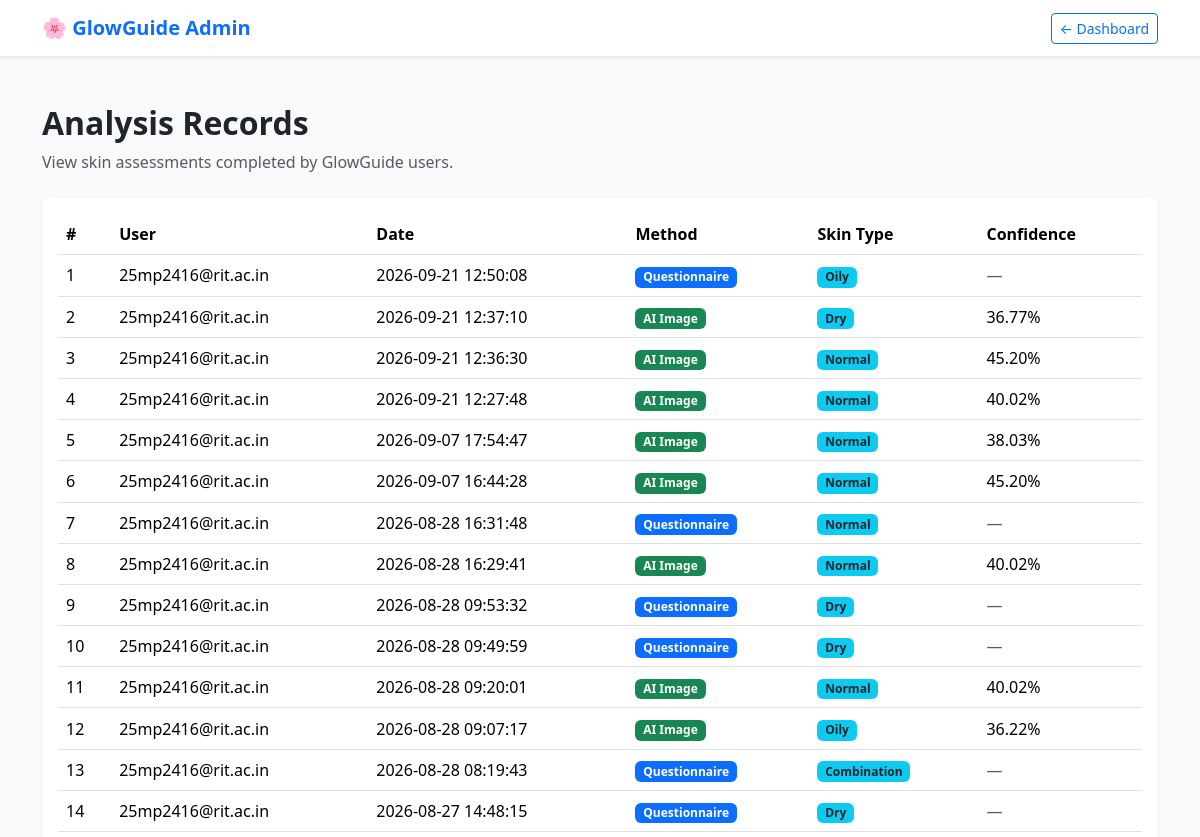
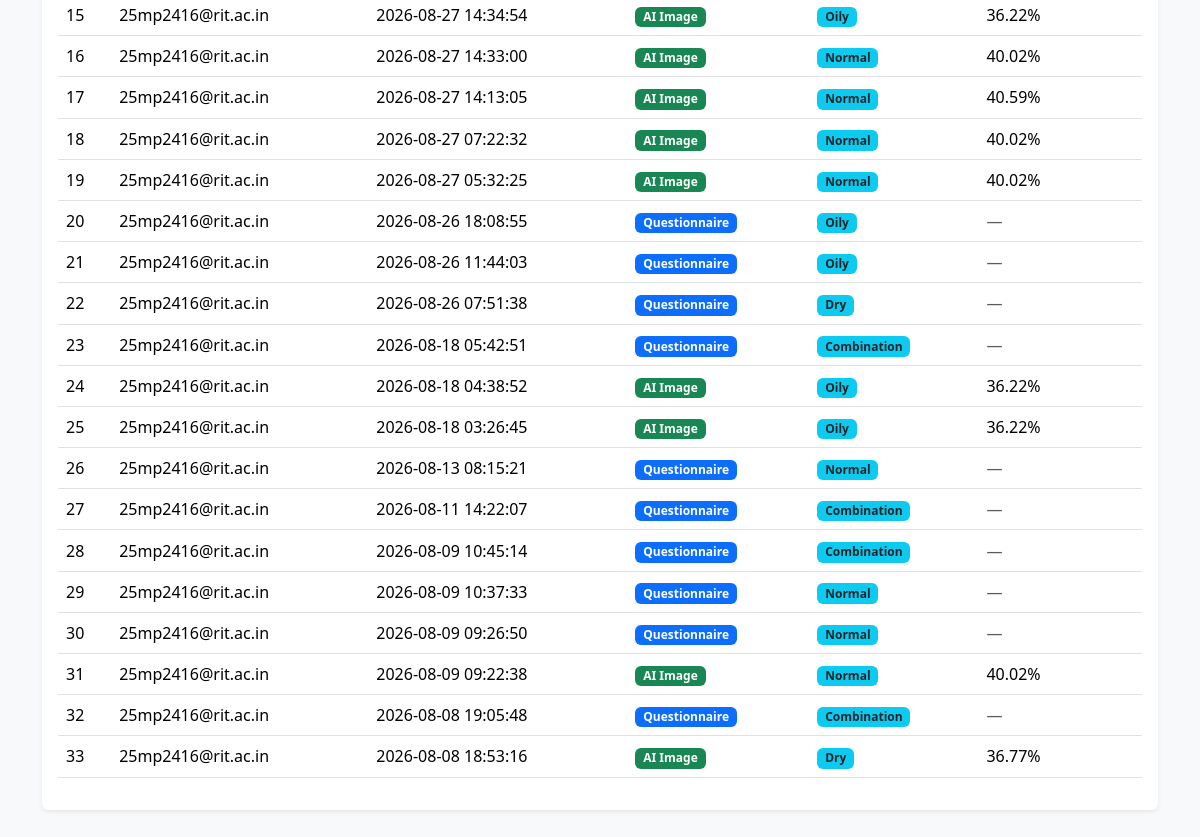
Page /admin/analyses (signed in) on the earlier database version (2 pictures, top to bottom).
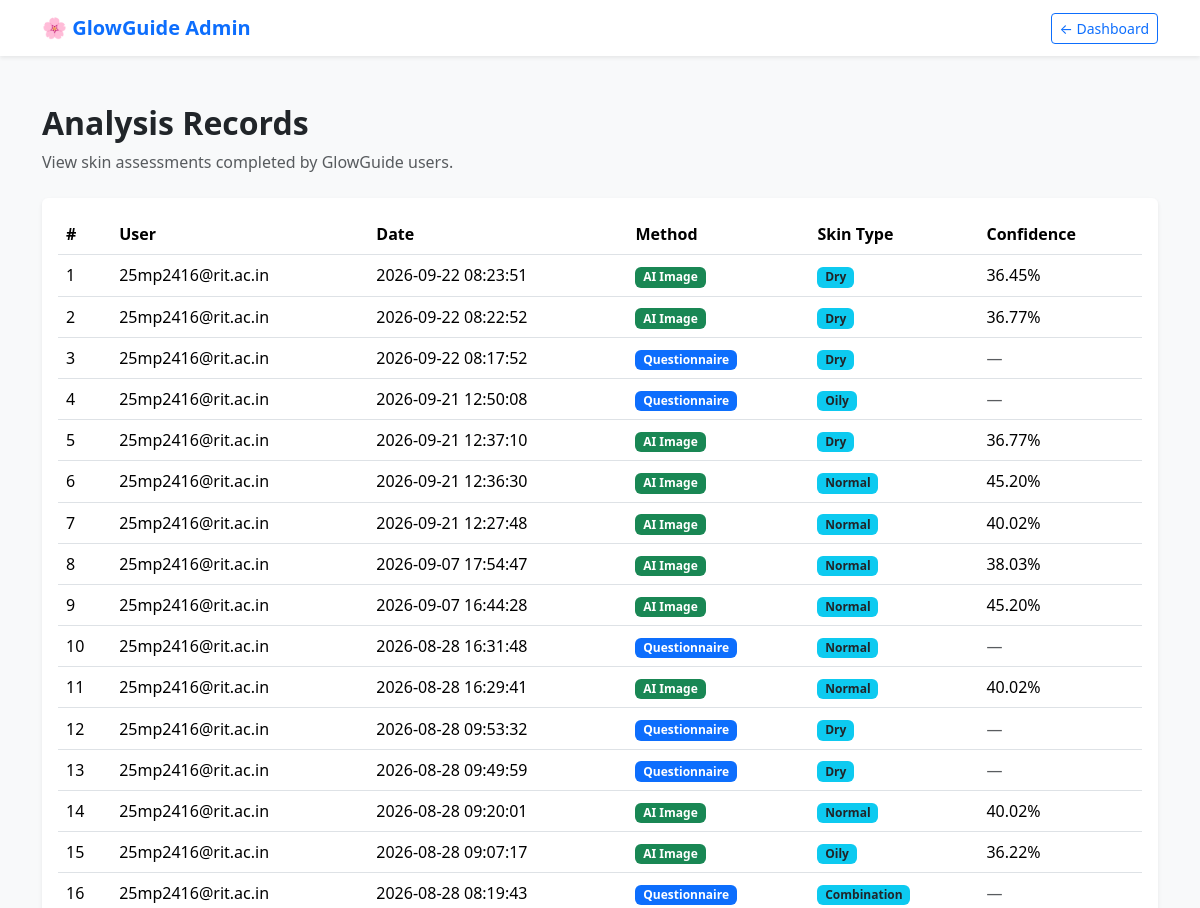
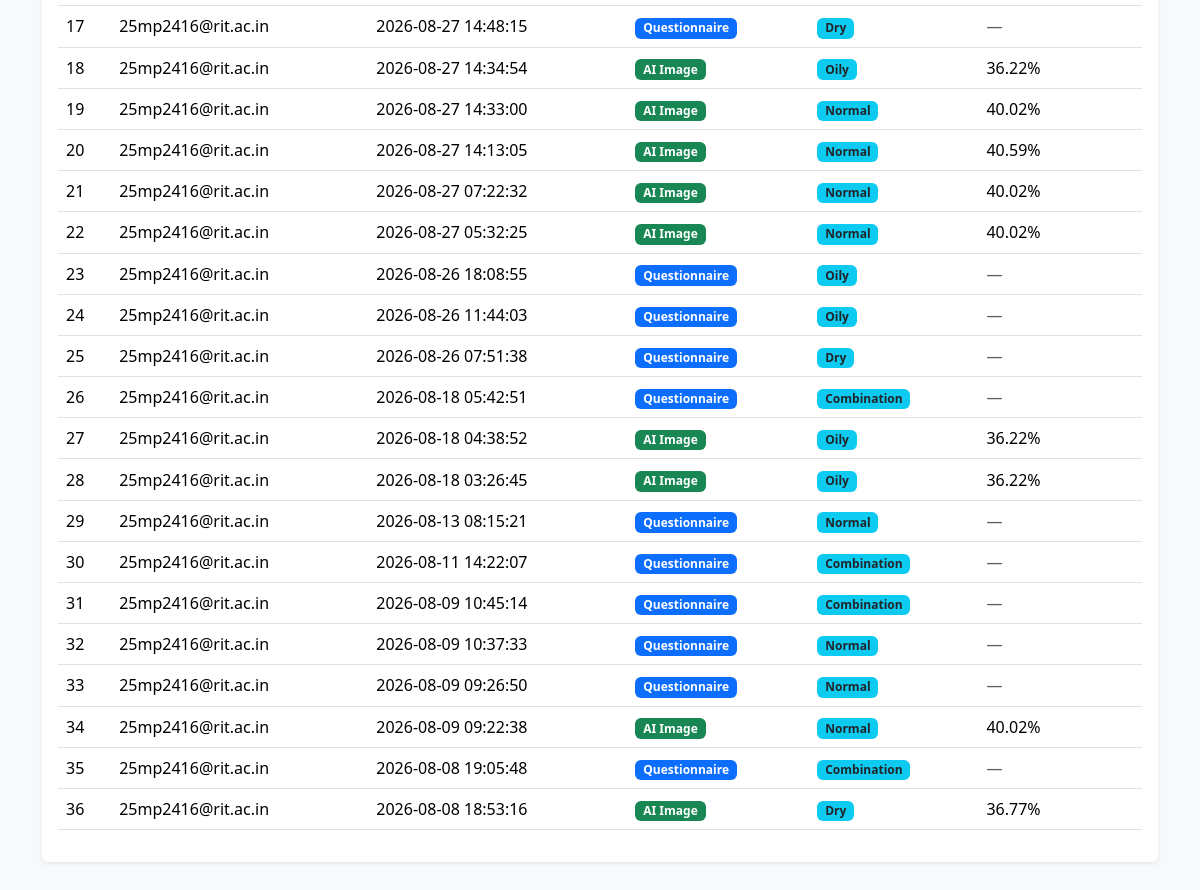
Same page on the later database version (2 pictures, top to bottom).
### tables this page shows
CREATE TABLE analysis_history (
    id INTEGER PRIMARY KEY AUTOINCREMENT,
    user_email TEXT NOT NULL,
    analysis_date TIMESTAMP DEFAULT CURRENT_TIMESTAMP,
    method TEXT NOT NULL,
    skin_type TEXT NOT NULL,
    confidence REAL,
    image_name TEXT
);

### app.py (the view)
@app.route("/admin/analyses")
def admin_analyses():
    if "user" not in session:
        return redirect("/login")
    if session.get("role") != "admin":
        return redirect("/dashboard")
    conn = get_db_connection()
    cursor = conn.cursor()
    cursor.execute("""
        SELECT *
        FROM analysis_history
        ORDER BY analysis_date DESC
    """)
    analyses = cursor.fetchall()
    conn.close()
    return render_template(
        "admin_analyses.html",
        analyses=analyses
    )

### app.py (called while the page is built)
def get_db_connection():
    conn = sqlite3.connect("glowguide.db")
    conn.row_factory = sqlite3.Row
    return conn

### templates/admin_analyses.html (shortened to what this page needs)
<!DOCTYPE html>
<html lang="en">
<head>
    <link
        href="https://cdn.jsdelivr.net/npm/bootstrap@5.3.3/dist/css/bootstrap.min.css"
        rel="stylesheet">
    <link
        rel="stylesheet"
        href="https://cdn.jsdelivr.net/npm/bootstrap-icons@1.11.3/font/bootstrap-icons.min.css">
</head>
<body class="bg-light">
<nav class="navbar bg-white shadow-sm">
    <div class="container">
        <a href="{{ url_for('admin_dashboard') }}"
           class="navbar-brand fw-bold text-primary text-decoration-none">
            🌸 GlowGuide Admin
        </a>
        <a href="{{ url_for('admin_dashboard') }}"
           class="btn btn-outline-primary btn-sm">
            ← Dashboard
        </a>
    </div>
</nav>
<div class="container py-5">
    <div class="mb-4">
        <h2 class="fw-bold">
            Analysis Records
        </h2>
        <p class="text-muted">
            View skin assessments completed by GlowGuide users.
        </p>
    </div>
    <div class="card border-0 shadow-sm">
        <div class="card-body">
            <div class="table-responsive">
                <table class="table align-middle">
                    <thead>
                        <tr>
                            <th>#</th>
                            <th>User</th>
                            <th>Date</th>
                            <th>Method</th>
                            <th>Skin Type</th>
                            <th>Confidence</th>
                        </tr>
                    </thead>
                    <tbody>
                        {% for analysis in analyses %}
                        <tr>
                            <td>
                                {{ loop.index }}
                            </td>
                            <td>
                                {{ analysis["user_email"] }}
                            </td>
                            <td>
                                {{ analysis["analysis_date"] }}
                            </td>
                            <td>
                                {% if analysis["method"] == "AI Image" %}
                                    <span class="badge bg-success">
                                        AI Image
                                    </span>
                                {% elif analysis["method"] == "Questionnaire" %}
                                    <span class="badge bg-primary">
                                        Questionnaire
                                    </span>
                                {% else %}
                                    <span class="badge bg-secondary">
                                        {{ analysis["method"] }}
                                    </span>
                                {% endif %}
                            </td>
                            <td>
                                <span class="badge bg-info text-dark">
                                    {{ analysis["skin_type"]|title }}
                                </span>
                            </td>
                            <td>
                                {% if analysis["confidence"] is not none %}
                                    {{ "%.2f"|format(
                                        analysis["confidence"] * 100
                                    ) }}%
                                {% else %}
                                    <span class="text-muted">
                                        —
                                    </span>
                                {% endif %}
                            </td>
                        </tr>
                        {% endfor %}
                    </tbody>
                </table>
            </div>
        </div>
    </div>
</div>
</body>
</html>

Differences in the rows shown:
added analysis_history: user_email "25mp2416@rit.ac.in", analysis_date "2026-09-22 08:23:51", method "AI Image", skin_type "Dry", confidence "36.45"
added analysis_history: user_email "25mp2416@rit.ac.in", analysis_date "2026-09-22 08:22:52", method "AI Image", skin_type "Dry", confidence "36.77"
added analysis_history: user_email "25mp2416@rit.ac.in", analysis_date "2026-09-22 08:17:52", method "Questionnaire", skin_type "Dry"
